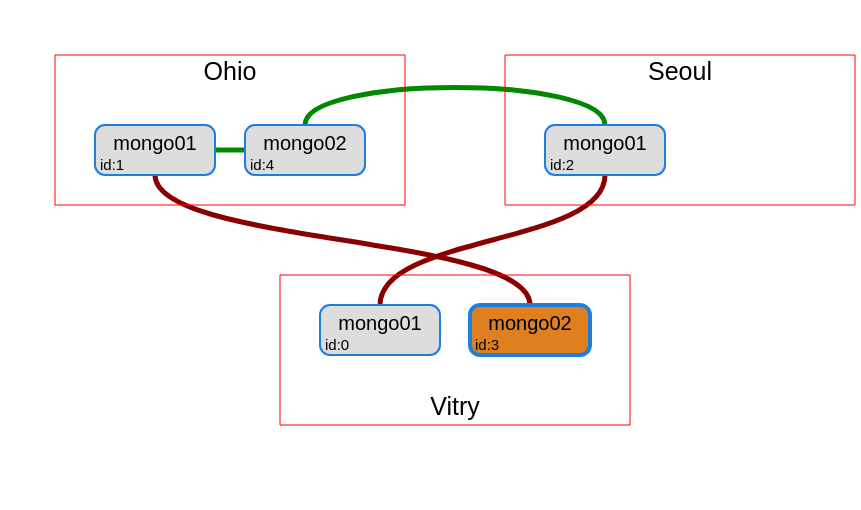

Specify this chart in Vega-Lite:
### Vega specification from a JSON file in a GitHub repository (floating-point values rounded to 4 significant figures)
{"$schema": "https://vega.github.io/schema/vega/v5.11.json", "width": 500, "height": 500, "padding": 5, "data": [{"name": "mongo_status_data", "values": [{"_id": 0, "name": "mongo01.vtr.domain:27017", "stateStr": "SECONDARY", "syncSourceId": 2}, {"_id": 1, "name": "mongo01.ohio.domain:27017", "stateStr": "SECONDARY", "syncSourceId": 3}, {"_id": 2, "name": "mongo01.seoul.domain:27017", "stateStr": "SECONDARY", "syncSourceId": 4}, {"_id": 3, "name": "mongo02.vtr.domain:27017", "stateStr": "PRIMARY", "syncSourceId": -1}, {"_id": 4, "name": "mongo02.ohio.domain:27017", "stateStr": "SECONDARY", "syncSourceId": 1}]}, {"name": "region_block", "values": [{"name": "vtr", "width": 350, "height": 150, "x": 275, "y": 270, "count": 2, "label": "Vitry"}, {"name": "ohio", "width": 350, "height": 150, "x": 50, "y": 50, "count": 2, "label": "Ohio"}, {"name": "seoul", "width": 350, "height": 150, "x": 500, "y": 50, "count": 1, "label": "Seoul"}], "transform": [{"type": "formula", "as": "text_x", "expr": "datum.x + datum.width/2"}, {"type": "formula", "as": "text_y", "expr": "datum.y>100 ? datum.y + datum.height - 30 : datum.y + 5"}]}, {"name": "node_block", "source": "mongo_status_data", "transform": [{"type": "formula", "as": "id_label", "expr": "'id:'+datum._id"}, {"type": "formula", "as": "name_parts", "expr": "split(split(datum.name,':')[0],'.')"}, {"type": "formula", "as": "node_name", "expr": "datum.name_parts[0]"}, {"type": "formula", "as": "node_region", "expr": "datum.name_parts[1]"}, {"type": "formula", "as": "index_in_region", "expr": "slice(datum.node_name,-1)-1"}, {"type": "lookup", "from": "region_block", "key": "name", "fields": ["node_region"], "as": ["region"]}, {"type": "formula", "as": "x", "expr": "datum.region.x + 40 + datum.index_in_region * 150"}, {"type": "formula", "as": "width", "expr": "120"}, {"type": "formula", "as": "y", "expr": "datum.region.y + (datum.node_region=='vtr'?30:70)"}, {"type": "formula", "as": "height", "expr": "50"}, {"type": "formula", "as": "right", "expr": "datum.x + datum.width"}, {"type": "formula", "as": "bottom", "expr": "datum.y + datum.height"}, {"type": "formula", "as": "cx", "expr": "datum.x + datum.width/2"}, {"type": "formula", "as": "cy", "expr": "datum.y + datum.height/2"}, {"type": "formula", "as": "back_color", "expr": "datum.stateStr=='PRIMARY' ? '#DE801F' : '#ddd'"}, {"type": "formula", "as": "line_width", "expr": "datum.stateStr=='PRIMARY' ? 4 : 2"}]}, {"name": "sync_links", "source": "node_block", "transform": [{"type": "filter", "expr": "! (datum.syncSourceId<0)"}, {"type": "lookup", "from": "node_block", "fields": ["syncSourceId"], "key": "_id", "as": ["target"]}]}, {"name": "smart-links", "source": "sync_links", "transform": [{"type": "formula", "as": "same_line", "expr": "datum.y==datum.target.y"}, {"type": "formula", "as": "left_node", "expr": "datum.x < datum.target.x ? datum : datum.target"}, {"type": "formula", "as": "right_node", "expr": "datum.x > datum.target.x ? datum : datum.target"}, {"type": "formula", "as": "top_node", "expr": "datum.y < datum.target.y ? datum : datum.target"}, {"type": "formula", "as": "bottom_node", "expr": "datum.y > datum.target.y ? datum : datum.target"}, {"type": "formula", "as": "same_region", "expr": "datum.node_region==datum.target.node_region"}, {"type": "formula", "as": "top_line", "expr": "(datum.node_region!='vtr') && (datum.target.node_region!='vtr')"}, {"type": "formula", "as": "bottom_line", "expr": "(datum.node_region=='vtr') && (datum.target.node_region=='vtr')"}, {"type": "formula", "as": "cross_line", "expr": "!datum.top_line && !datum.bottom_line"}, {"type": "formula", "as": "side_to_side", "expr": "datum.same_line && ( datum.same_region && datum.left_node.index_in_region == datum.right_node.index_in_region -1 )"}]}, {"name": "side-to-side-links", "source": "smart-links", "transform": [{"type": "filter", "expr": "datum.side_to_side"}, {"type": "formula", "as": "path", "expr": "'M'+datum.left_node.right+','+datum.left_node.cy+'L'+datum.right_node.x+','+datum.right_node.cy"}]}, {"name": "top-links", "source": "smart-links", "transform": [{"type": "filter", "expr": "datum.top_line && ! datum.side_to_side"}, {"type": "formula", "as": "y", "expr": "datum.y"}, {"type": "formula", "as": "up", "expr": "datum.y - 50"}, {"type": "formula", "as": "path", "expr": "'M'+datum.cx+','+datum.y+'C'+datum.cx+','+datum.up+' '+datum.target.cx+','+datum.up+' '+datum.target.cx+','+datum.y"}]}, {"name": "cross-line-links", "source": "smart-links", "transform": [{"type": "filter", "expr": "datum.cross_line"}, {"type": "formula", "as": "btm", "expr": "datum.top_node.bottom + 70"}, {"type": "formula", "as": "up", "expr": "datum.bottom_node.y - 70"}, {"type": "formula", "as": "p1", "expr": "datum.top_node.cx+','+datum.top_node.bottom"}, {"type": "formula", "as": "p2", "expr": "datum.top_node.cx+','+datum.btm"}, {"type": "formula", "as": "p3", "expr": "datum.bottom_node.cx+','+datum.up"}, {"type": "formula", "as": "p4", "expr": "datum.bottom_node.cx+','+datum.bottom_node.y"}, {"type": "formula", "as": "path", "expr": "'M'+datum.p1+'C'+datum.p2+' '+datum.p3+' '+datum.p4"}]}, {"name": "all-links", "source": ["top-links", "side-to-side-links", "cross-line-links"]}], "scales": [{"name": "true_is_green", "type": "ordinal", "domain": [false, true], "range": ["#880000", "#008800"]}, {"name": "true_is_red", "type": "ordinal", "domain": [true, false], "range": ["#880000", "#008800"]}], "marks": [{"type": "path", "from": {"data": "all-links"}, "encode": {"enter": {"path": {"field": "path"}, "stroke": {"scale": "true_is_red", "field": "cross_line"}, "strokeWidth": {"value": 5}}}}, {"type": "rect", "from": {"data": "node_block"}, "encode": {"enter": {"x": {"field": "x"}, "y": {"field": "y"}, "width": {"field": "width"}, "height": {"field": "height"}, "stroke": {"value": "#1F7DDE"}, "cornerRadius": {"value": 10}, "strokeWidth": {"field": "line_width"}, "fill": {"field": "back_color"}}}}, {"type": "text", "from": {"data": "node_block"}, "encode": {"enter": {"text": {"field": "node_name"}, "align": {"value": "center"}, "fontSize": {"value": 20}, "x": {"field": "cx"}, "y": {"field": "cy"}}}}, {"type": "text", "from": {"data": "node_block"}, "encode": {"enter": {"text": {"field": "id_label"}, "align": {"value": "left"}, "x": {"field": "x"}, "y": {"field": "bottom"}, "fontSize": {"value": 15}, "dx": {"value": 5}, "dy": {"value": -5}}}}, {"type": "rect", "from": {"data": "region_block"}, "encode": {"enter": {"x": {"field": "x"}, "y": {"field": "y"}, "width": {"field": "width"}, "height": {"field": "height"}, "stroke": {"value": "red"}}}}, {"type": "text", "from": {"data": "region_block"}, "encode": {"enter": {"text": {"field": "label"}, "align": {"value": "center"}, "baseline": {"value": "top"}, "x": {"field": "text_x"}, "y": {"field": "text_y"}, "fontSize": {"value": 25}}}}]}
